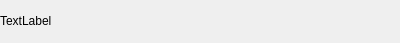
<?xml version="1.0" encoding="UTF-8"?>
<ui version="4.0">
 <class>friendLabel</class>
 <widget class="QWidget" name="friendLabel">
  <property name="geometry">
   <rect>
    <x>0</x>
    <y>0</y>
    <width>400</width>
    <height>43</height>
   </rect>
  </property>
  <property name="minimumSize">
   <size>
    <width>0</width>
    <height>43</height>
   </size>
  </property>
  <property name="maximumSize">
   <size>
    <width>16777215</width>
    <height>43</height>
   </size>
  </property>
  <property name="windowTitle">
   <string>Form</string>
  </property>
  <property name="styleSheet">
   <string notr="true">#FriendLabel {
	background: #daf6e7;
    color: #48bf56;
    border-radius: 10px;
} </string>
  </property>
  <layout class="QHBoxLayout" name="horizontalLayout">
   <property name="spacing">
    <number>0</number>
   </property>
   <property name="leftMargin">
    <number>0</number>
   </property>
   <property name="topMargin">
    <number>0</number>
   </property>
   <property name="rightMargin">
    <number>0</number>
   </property>
   <property name="bottomMargin">
    <number>0</number>
   </property>
   <item>
    <widget class="QLabel" name="tip_lb">
     <property name="minimumSize">
      <size>
       <width>0</width>
       <height>20</height>
      </size>
     </property>
     <property name="maximumSize">
      <size>
       <width>16777215</width>
       <height>20</height>
      </size>
     </property>
     <property name="text">
      <string>TextLabel</string>
     </property>
    </widget>
   </item>
   <item>
    <widget class="QWidget" name="close_wid" native="true">
     <property name="minimumSize">
      <size>
       <width>25</width>
       <height>25</height>
      </size>
     </property>
     <property name="maximumSize">
      <size>
       <width>25</width>
       <height>25</height>
      </size>
     </property>
     <layout class="QHBoxLayout" name="horizontalLayout_2">
      <property name="spacing">
       <number>0</number>
      </property>
      <property name="leftMargin">
       <number>0</number>
      </property>
      <property name="topMargin">
       <number>0</number>
      </property>
      <property name="rightMargin">
       <number>0</number>
      </property>
      <property name="bottomMargin">
       <number>0</number>
      </property>
      <item>
       <widget class="clickedLabel" name="close_lb">
        <property name="minimumSize">
         <size>
          <width>15</width>
          <height>15</height>
         </size>
        </property>
        <property name="maximumSize">
         <size>
          <width>15</width>
          <height>15</height>
         </size>
        </property>
        <property name="styleSheet">
         <string notr="true">border-image: url(:/res/tipclose.png);</string>
        </property>
        <property name="text">
         <string/>
        </property>
       </widget>
      </item>
     </layout>
    </widget>
   </item>
  </layout>
 </widget>
 <customwidgets>
  <customwidget>
   <class>clickedLabel</class>
   <extends>QLabel</extends>
   <header location="global">clickedlabel.h</header>
  </customwidget>
 </customwidgets>
 <resources/>
 <connections/>
</ui>
